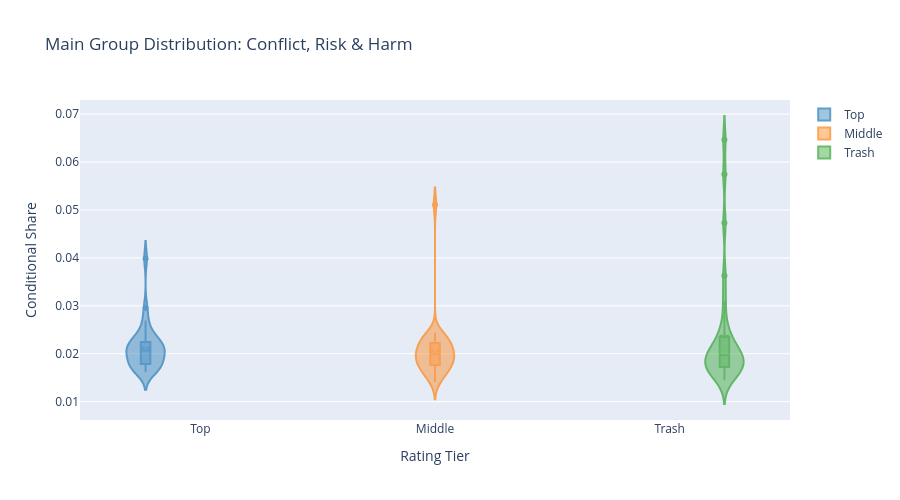
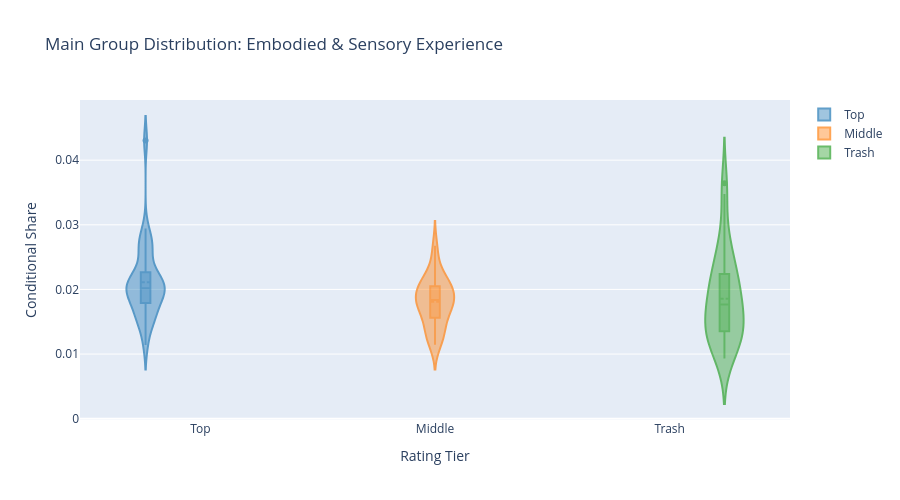
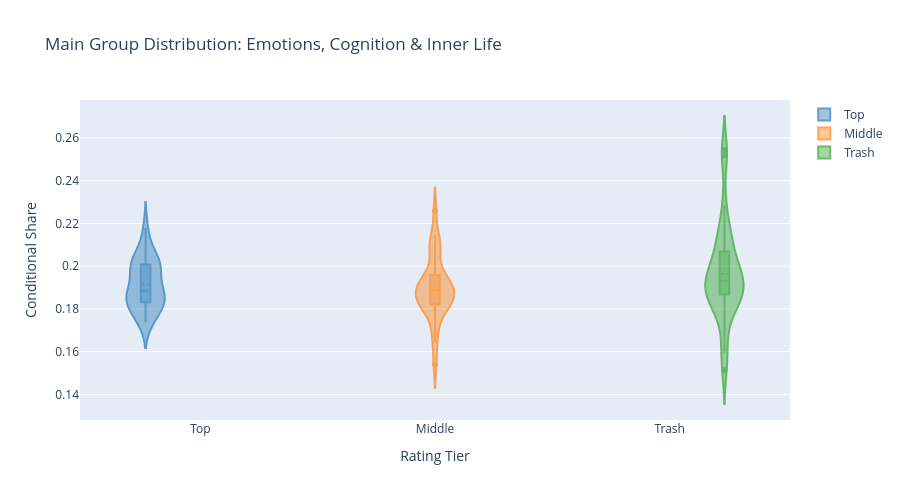
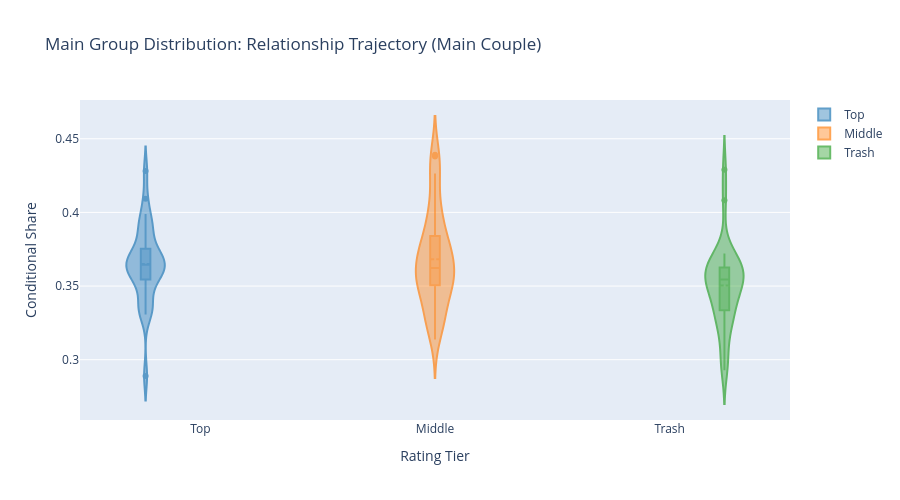

Notebook source saved alongside these figures, in order:
### Code cell
print("=" * 80)
print("Main-Group Tier Comparisons:")
print("=" * 80)

def plot_main_group_distribution(main_group: str, df: pd.DataFrame, save_dir: Path, show_plot=True):
    """Create violin + box plot for a main group across tiers."""
    group_data = df[df['taxonomy_main_group'] == main_group].copy()

    if len(group_data) == 0:
        return None

    fig = go.Figure()

    tiers = ['top', 'middle', 'trash']
    colors = ['rgb(31, 119, 180)', 'rgb(255, 127, 14)', 'rgb(44, 160, 44)']

    for tier, color in zip(tiers, colors):
        tier_data = group_data[group_data['rating_tier'] == tier]['cond_share']
        if len(tier_data) > 0:
            fig.add_trace(go.Violin(
                y=tier_data,
                name=tier.capitalize(),
                box_visible=True,
                meanline_visible=True,
                fillcolor=f"rgba({color.replace('rgb(', '').replace(')', '')}, 0.6)",
                line_color=color,
                opacity=0.7
            ))

    fig.update_layout(
        title=f"Main Group Distribution: {main_group}",
        yaxis_title="Conditional Share",
        xaxis_title="Rating Tier",
        violinmode="group",
        height=500,
        showlegend=True
    )

    safe_name = "".join(c if c.isalnum() or c in (' ', '-', '_') else '_' for c in main_group)[:50]
    html_path = save_dir / f"main_group_{safe_name}_violin.html"
    fig.write_html(str(html_path))
    
    if show_plot:
        fig.show()

    return fig

# Get unique main groups
main_groups = sorted(book_main_group_shares['taxonomy_main_group'].dropna().unique())
print(f"\nAnalyzing {len(main_groups)} main groups:")

# Ensure rating_tier is set in book_main_group_shares
if 'rating_tier' not in book_main_group_shares.columns or book_main_group_shares['rating_tier'].isna().all():
    print("⚠️  rating_tier missing or all NaN in book_main_group_shares, attempting to fix...")
    # Try to get rating_tier from book_meta
    if 'book_meta' in locals() and 'book_meta' in globals() and book_meta is not None:
        if 'rating_class' in book_meta.columns:
            book_meta_with_tier = book_meta.copy()
            book_meta_with_tier['rating_tier'] = book_meta_with_tier['rating_class']
            book_main_group_shares = book_main_group_shares.merge(
                book_meta_with_tier[['book_id', 'rating_tier']].drop_duplicates(),
                on='book_id',
                how='left'
            )
            print("✓ Added rating_tier from book_meta['rating_class']")
        elif 'rating_mean' in book_meta.columns:
            def assign_tier(rating):
                if pd.isna(rating):
                    return None
                if rating >= 4.0:
                    return 'top'
                elif rating >= 3.8:
                    return 'middle'
                else:
                    return 'trash'
            book_meta_with_tier = book_meta.copy()
            book_meta_with_tier['rating_tier'] = book_meta_with_tier['rating_mean'].apply(assign_tier)
            book_main_group_shares = book_main_group_shares.merge(
                book_meta_with_tier[['book_id', 'rating_tier']].drop_duplicates(),
                on='book_id',
                how='left'
            )
            print("✓ Added rating_tier from book_meta['rating_mean']")
    else:
        print("⚠️  book_meta not available, cannot fix rating_tier")
else:
    # Check if rating_tier has valid values
    valid_tiers = book_main_group_shares['rating_tier'].dropna()
    if len(valid_tiers) == 0:
        print("⚠️  rating_tier column exists but all values are NaN")
    else:
        print(f"✓ rating_tier is set: {valid_tiers.value_counts().to_dict()}")

# Normalize tier names to standard format (good->top, bad->trash, mid->middle)
if 'rating_tier' in book_main_group_shares.columns:
    tier_normalization_map = {'good': 'top', 'bad': 'trash', 'mid': 'middle'}
    book_main_group_shares['rating_tier'] = book_main_group_shares['rating_tier'].map(
        lambda x: tier_normalization_map.get(x, x) if pd.notna(x) else x
    )

results_main = []

for main_group in main_groups:
    group_data = book_main_group_shares[
        book_main_group_shares['taxonomy_main_group'] == main_group
    ].copy()

    if len(group_data) == 0:
        continue

    # Extract data by tier (handle tier name variations: 'top'/'good', 'middle'/'mid', 'trash'/'bad')
    top_data = group_data[group_data['rating_tier'].isin(['top', 'good'])]['cond_share'].values
    middle_data = group_data[group_data['rating_tier'].isin(['middle', 'mid'])]['cond_share'].values
    trash_data = group_data[group_data['rating_tier'].isin(['trash', 'bad'])]['cond_share'].values

    # Kruskal-Wallis test
    kruskal_stat = np.nan
    kruskal_p = np.nan
    epsilon_sq = np.nan

    all_tiers = []
    for tier_data in [top_data, middle_data, trash_data]:
        if len(tier_data) > 0:
            all_tiers.append(tier_data)

    if len(all_tiers) >= 2:
        try:
            kruskal_stat, kruskal_p = kruskal(*all_tiers)
            n_total = len(top_data) + len(middle_data) + len(trash_data)
            epsilon_sq = compute_epsilon_squared(kruskal_stat, n_total, 3)
        except:
            pass

    # Pairwise comparisons with Holm correction
    pairwise_results = {}
    for pair_name, (data1, data2) in [
        ('top_vs_trash', (top_data, trash_data)),
        ('top_vs_middle', (top_data, middle_data)),
        ('middle_vs_trash', (middle_data, trash_data))
    ]:
        if len(data1) > 0 and len(data2) > 0:
            try:
                _, p_val = mannwhitneyu(data1, data2, alternative='two-sided')
                delta = cliffs_delta(data1, data2)
                pairwise_results[pair_name] = {'p': p_val, 'delta': delta}
            except:
                pairwise_results[pair_name] = {'p': np.nan, 'delta': np.nan}
        else:
            pairwise_results[pair_name] = {'p': np.nan, 'delta': np.nan}

    # Summary statistics
    result = {
        'taxonomy_main_group': main_group,
        'n_books': len(group_data),
        'top_median': np.median(top_data) if len(top_data) > 0 else np.nan,
        'top_mean': np.mean(top_data) if len(top_data) > 0 else np.nan,
        'top_q1': np.percentile(top_data, 25) if len(top_data) > 0 else np.nan,
        'top_q3': np.percentile(top_data, 75) if len(top_data) > 0 else np.nan,
        'middle_median': np.median(middle_data) if len(middle_data) > 0 else np.nan,
        'middle_mean': np.mean(middle_data) if len(middle_data) > 0 else np.nan,
        'middle_q1': np.percentile(middle_data, 25) if len(middle_data) > 0 else np.nan,
        'middle_q3': np.percentile(middle_data, 75) if len(middle_data) > 0 else np.nan,
        'trash_median': np.median(trash_data) if len(trash_data) > 0 else np.nan,
        'trash_mean': np.mean(trash_data) if len(trash_data) > 0 else np.nan,
        'trash_q1': np.percentile(trash_data, 25) if len(trash_data) > 0 else np.nan,
        'trash_q3': np.percentile(trash_data, 75) if len(trash_data) > 0 else np.nan,
        'kruskal_stat': kruskal_stat,
        'kruskal_p': kruskal_p,
        'epsilon_squared': epsilon_sq,
        'top_vs_trash_delta': pairwise_results['top_vs_trash']['delta'],
        'top_vs_trash_p': pairwise_results['top_vs_trash']['p'],
        'top_vs_middle_delta': pairwise_results['top_vs_middle']['delta'],
        'top_vs_middle_p': pairwise_results['top_vs_middle']['p'],
        'middle_vs_trash_delta': pairwise_results['middle_vs_trash']['delta'],
        'middle_vs_trash_p': pairwise_results['middle_vs_trash']['p'],
    }

    results_main.append(result)

    # Create plot
    plot_main_group_distribution(main_group, book_main_group_shares, MAIN_GROUP_FIG_DIR, show_plot=True)

    print(f"  ✓ {main_group}: n={len(group_data)}, KW p={kruskal_p:.4f}, ε²={epsilon_sq:.4f}")

# Apply Holm correction to pairwise p-values
all_pairwise_p = []
pairwise_indices = []
for i, r in enumerate(results_main):
    for col in ['top_vs_trash_p', 'top_vs_middle_p', 'middle_vs_trash_p']:
        if not np.isnan(r[col]):
            all_pairwise_p.append(r[col])
            pairwise_indices.append((i, col))

if len(all_pairwise_p) > 0:
    _, p_adj_holm, _, _ = multipletests(all_pairwise_p, method='holm', alpha=0.05)

    # Map back
    for idx, (result_idx, col) in enumerate(pairwise_indices):
        results_main[result_idx][f"{col}_adj"] = p_adj_holm[idx]
    # Fill NaN for missing values
    for r in results_main:
        for col in ['top_vs_trash_p', 'top_vs_middle_p', 'middle_vs_trash_p']:
            if f"{col}_adj" not in r:
                r[f"{col}_adj"] = np.nan

# Create results DataFrame
main_group_results = pd.DataFrame(results_main)

# Save results (both Parquet and CSV)
main_group_results.to_parquet(TABLE_DIR / "main_group_comparisons.parquet", index=False)
main_group_results.to_csv(TABLE_DIR / "main_group_comparisons.csv", index=False)

print(f"\n✓ Saved main group comparison results to: {TABLE_DIR / 'main_group_comparisons.parquet'}")
print(f"\nMain group results summary:")
display(main_group_results[['taxonomy_main_group', 'kruskal_p', 'epsilon_squared',
                             'top_median', 'middle_median', 'trash_median']])

### Figure 1 — Plotly figure (JSON) as saved in the notebook; plotly's stock layout.template omitted (floating-point values rounded to 4 significant figures)
{"data": [{"box": {"visible": true}, "fillcolor": "rgba(31, 119, 180, 0.6)", "line": {"color": "rgb(31, 119, 180)"}, "meanline": {"visible": true}, "name": "Top", "opacity": 0.7, "type": "violin", "y": [0.02213, 0.02028, 0.03988, 0.01743, 0.01688, 0.01906, 0.02074, 0.02243, 0.02358, 0.02205, 0.01689, 0.02149, 0.01786, 0.02695, 0.02004, 0.0206, 0.01756, 0.01638, 0.01613, 0.02172, 0.02075, 0.02093, 0.02521, 0.01703, 0.02352, 0.0198, 0.01813, 0.02959, 0.02311, 0.01872]}, {"box": {"visible": true}, "fillcolor": "rgba(255, 127, 14, 0.6)", "line": {"color": "rgb(255, 127, 14)"}, "meanline": {"visible": true}, "name": "Middle", "opacity": 0.7, "type": "violin", "y": [0.01646, 0.05111, 0.01864, 0.0166, 0.01408, 0.02299, 0.01816, 0.02062, 0.01661, 0.02369, 0.01913, 0.02229, 0.02025, 0.01679, 0.0238, 0.01493, 0.01854, 0.01957, 0.01796, 0.02217, 0.02348, 0.01532, 0.01999, 0.02108, 0.02191, 0.02248, 0.01809, 0.0207, 0.02435, 0.02008, 0.01997, 0.01735]}, {"box": {"visible": true}, "fillcolor": "rgba(44, 160, 44, 0.6)", "line": {"color": "rgb(44, 160, 44)"}, "meanline": {"visible": true}, "name": "Trash", "opacity": 0.7, "type": "violin", "y": [0.02198, 0.01954, 0.01607, 0.01841, 0.05745, 0.02046, 0.06464, 0.04726, 0.02016, 0.03627, 0.01769, 0.01633, 0.01765, 0.01947, 0.01628, 0.01771, 0.02055, 0.02429, 0.01663, 0.01606, 0.01724, 0.02018, 0.01987, 0.02349, 0.02602, 0.03098, 0.01449, 0.01632, 0.02108, 0.01815]}], "layout": {"height": 500, "showlegend": true, "title": {"text": "Main Group Distribution: Conflict, Risk & Harm"}, "violinmode": "group", "xaxis": {"title": {"text": "Rating Tier"}}, "yaxis": {"title": {"text": "Conditional Share"}}}}

### Figure 2 — Plotly figure (JSON) as saved in the notebook; plotly's stock layout.template omitted (floating-point values rounded to 4 significant figures)
{"data": [{"box": {"visible": true}, "fillcolor": "rgba(31, 119, 180, 0.6)", "line": {"color": "rgb(31, 119, 180)"}, "meanline": {"visible": true}, "name": "Top", "opacity": 0.7, "type": "violin", "y": [0.04305, 0.0219, 0.01721, 0.02646, 0.01507, 0.0179, 0.02266, 0.02008, 0.01927, 0.02944, 0.01388, 0.02016, 0.02023, 0.02203, 0.01564, 0.02172, 0.02768, 0.01138, 0.02718, 0.01658, 0.02063, 0.02126, 0.01922, 0.02428, 0.0186, 0.01531, 0.02068, 0.02614, 0.01813, 0.01986]}, {"box": {"visible": true}, "fillcolor": "rgba(255, 127, 14, 0.6)", "line": {"color": "rgb(255, 127, 14)"}, "meanline": {"visible": true}, "name": "Middle", "opacity": 0.7, "type": "violin", "y": [0.01917, 0.02255, 0.01877, 0.01391, 0.01184, 0.01517, 0.0251, 0.01419, 0.01288, 0.01729, 0.0184, 0.01972, 0.02065, 0.01607, 0.01702, 0.01217, 0.01144, 0.02675, 0.01832, 0.01851, 0.02167, 0.01406, 0.01946, 0.01671, 0.01784, 0.01798, 0.02154, 0.02197, 0.01666, 0.02032, 0.02017, 0.02068]}, {"box": {"visible": true}, "fillcolor": "rgba(44, 160, 44, 0.6)", "line": {"color": "rgb(44, 160, 44)"}, "meanline": {"visible": true}, "name": "Trash", "opacity": 0.7, "type": "violin", "y": [0.02373, 0.02768, 0.01164, 0.0135, 0.01008, 0.02336, 0.01037, 0.01469, 0.0199, 0.01457, 0.02238, 0.01379, 0.01527, 0.03643, 0.009304, 0.02473, 0.01805, 0.0205, 0.01353, 0.01434, 0.01198, 0.01591, 0.02784, 0.01789, 0.02058, 0.01887, 0.03475, 0.0126, 0.01742, 0.02107]}], "layout": {"height": 500, "showlegend": true, "title": {"text": "Main Group Distribution: Embodied & Sensory Experience"}, "violinmode": "group", "xaxis": {"title": {"text": "Rating Tier"}}, "yaxis": {"title": {"text": "Conditional Share"}}}}

### Figure 3 — Plotly figure (JSON) as saved in the notebook; plotly's stock layout.template omitted (floating-point values rounded to 4 significant figures)
{"data": [{"box": {"visible": true}, "fillcolor": "rgba(31, 119, 180, 0.6)", "line": {"color": "rgb(31, 119, 180)"}, "meanline": {"visible": true}, "name": "Top", "opacity": 0.7, "type": "violin", "y": [0.2028, 0.2007, 0.1753, 0.1789, 0.2179, 0.1849, 0.1988, 0.1939, 0.1977, 0.1861, 0.1925, 0.2032, 0.2016, 0.2037, 0.1944, 0.1831, 0.1874, 0.1738, 0.183, 0.1857, 0.1786, 0.1828, 0.2111, 0.1842, 0.2053, 0.1839, 0.1992, 0.1867, 0.1894, 0.1753]}, {"box": {"visible": true}, "fillcolor": "rgba(255, 127, 14, 0.6)", "line": {"color": "rgb(255, 127, 14)"}, "meanline": {"visible": true}, "name": "Middle", "opacity": 0.7, "type": "violin", "y": [0.1888, 0.212, 0.2054, 0.1838, 0.1644, 0.19, 0.1887, 0.2097, 0.2259, 0.1825, 0.1811, 0.1914, 0.184, 0.1817, 0.1964, 0.154, 0.1761, 0.2074, 0.1956, 0.1842, 0.1904, 0.1933, 0.1964, 0.1773, 0.2144, 0.1815, 0.1854, 0.1869, 0.187, 0.1898, 0.191, 0.1686]}, {"box": {"visible": true}, "fillcolor": "rgba(44, 160, 44, 0.6)", "line": {"color": "rgb(44, 160, 44)"}, "meanline": {"visible": true}, "name": "Trash", "opacity": 0.7, "type": "violin", "y": [0.2138, 0.192, 0.1961, 0.1875, 0.2543, 0.1787, 0.1993, 0.2092, 0.2519, 0.189, 0.1824, 0.1814, 0.1874, 0.1818, 0.1515, 0.1982, 0.1979, 0.2165, 0.1868, 0.2141, 0.2068, 0.1941, 0.1901, 0.1868, 0.2007, 0.2284, 0.1595, 0.1677, 0.1976, 0.1894]}], "layout": {"height": 500, "showlegend": true, "title": {"text": "Main Group Distribution: Emotions, Cognition & Inner Life"}, "violinmode": "group", "xaxis": {"title": {"text": "Rating Tier"}}, "yaxis": {"title": {"text": "Conditional Share"}}}}

### Figure 4 — Plotly figure (JSON) as saved in the notebook; plotly's stock layout.template omitted (floating-point values rounded to 4 significant figures)
{"data": [{"box": {"visible": true}, "fillcolor": "rgba(31, 119, 180, 0.6)", "line": {"color": "rgb(31, 119, 180)"}, "meanline": {"visible": true}, "name": "Top", "opacity": 0.7, "type": "violin", "y": [0.3621, 0.3307, 0.3699, 0.3685, 0.3318, 0.428, 0.3514, 0.3736, 0.3602, 0.3753, 0.3864, 0.3563, 0.3989, 0.3665, 0.3659, 0.3624, 0.3428, 0.3555, 0.2889, 0.3939, 0.3853, 0.3631, 0.3745, 0.3363, 0.3544, 0.4093, 0.3913, 0.3626, 0.3664, 0.336]}, {"box": {"visible": true}, "fillcolor": "rgba(255, 127, 14, 0.6)", "line": {"color": "rgb(255, 127, 14)"}, "meanline": {"visible": true}, "name": "Middle", "opacity": 0.7, "type": "violin", "y": [0.3569, 0.3436, 0.3732, 0.3986, 0.3287, 0.3515, 0.3733, 0.3609, 0.3256, 0.3773, 0.3517, 0.438, 0.4019, 0.3553, 0.4203, 0.4264, 0.4392, 0.353, 0.3582, 0.3905, 0.3498, 0.3635, 0.3768, 0.3138, 0.3512, 0.3937, 0.3705, 0.3751, 0.3272, 0.3358, 0.3267, 0.3741]}, {"box": {"visible": true}, "fillcolor": "rgba(44, 160, 44, 0.6)", "line": {"color": "rgb(44, 160, 44)"}, "meanline": {"visible": true}, "name": "Trash", "opacity": 0.7, "type": "violin", "y": [0.3707, 0.3558, 0.3594, 0.3532, 0.3073, 0.3336, 0.3301, 0.3245, 0.3449, 0.358, 0.3384, 0.3512, 0.3642, 0.2929, 0.4289, 0.372, 0.3433, 0.3637, 0.3239, 0.3501, 0.3564, 0.3719, 0.3572, 0.3618, 0.3422, 0.3592, 0.2989, 0.4082, 0.3626, 0.3253]}], "layout": {"height": 500, "showlegend": true, "title": {"text": "Main Group Distribution: Relationship Trajectory (Main Couple)"}, "violinmode": "group", "xaxis": {"title": {"text": "Rating Tier"}}, "yaxis": {"title": {"text": "Conditional Share"}}}}
